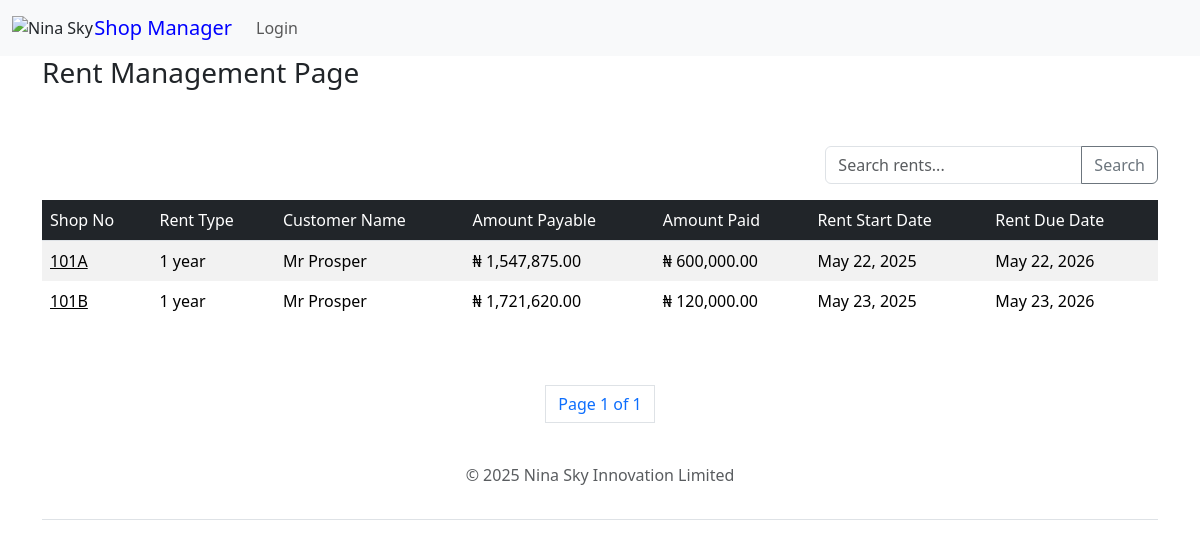
Screenshot of /shop/rents/ with the database file from the repository.
### shop/models.py (models this page shows, shortened)
class Rent(models.Model):
    shop = models.ForeignKey(Shop, on_delete=models.CASCADE)
    customer = models.ForeignKey(Customer, on_delete=models.CASCADE)
    rent_type = models.CharField(max_length=20, choices=RENT_TYPE)
    amount_paid = models.DecimalField(max_digits=12, decimal_places=2)
    date_paid = models.DateTimeField()
    is_paid = models.BooleanField(default=False)
    is_expired = models.BooleanField(default=False)  # New field
    rent_start = models.DateField(default=timezone.now)
    date_due = models.DateField()
    assigned_by = models.ForeignKey(User, on_delete=models.CASCADE)

class Shop(models.Model):
    Type = [
        ("Platinum", "Platinum"),
        ("Titanium", "Titanium"),
        ("Diamond", "Diamond"),
        ("Premium", "Premium"),
        ("Gold", "Gold"),
        ("Silver", "Silver"),
    ]
    Floor = [
        ("G", "Ground Floor"),
        ("1", "First Floor"),
        ("2", "Second Floor"),
    ]
    STATUS = [
        ("vacant", "Vacant"),
        ("allocated", "Allocated"),
    ]
    name = models.CharField(max_length=255)
    type = models.CharField(max_length=10, choices=Type)
    price = models.DecimalField(max_digits=10, decimal_places=2)
    shop_price = models.DecimalField(
        max_digits=10, decimal_places=2, blank=True, null=True
    )
    new_shop_price = models.DecimalField(
        max_digits=10, decimal_places=2, blank=True, null=True
    )
    caution_fee = models.DecimalField(
        max_digits=12, decimal_places=2, default=100000.00
    )
    no = models.CharField(max_length=5, validators=[MinLengthValidator(4)], unique=True)
    address = models.CharField(max_length=300)
    floor = models.CharField(max_length=20, choices=Floor)
    size = models.IntegerField()
    status = models.CharField(max_length=10, choices=STATUS, default="vacant")
    is_paid = models.BooleanField(default=False)
    is_approved = models.BooleanField(default=False)
    class Meta:
        ordering = ["no"]
    @property
    def rent(self):
        return self.size * self.price
    @property
    def vat(self):  # 7.5% OF THE RENT
        result = self.rent * Decimal("0.075")
        return result.quantize(Decimal("0.01"), rounding=ROUND_HALF_UP)
    @property
    def wht(self):  # 5%
        result = self.rent * Decimal(0.05)
        return result.quantize(Decimal("0.01"), rounding=ROUND_HALF_UP)
    @property
    def new_shop_agency(self):
        result = (self.rent + self.vat) * Decimal("0.15")
        return result.quantize(Decimal("0.01"), rounding=ROUND_HALF_UP)
    @property
    def new_shop_legal(self):
        result = (self.rent + self.vat) * Decimal("0.05")
        return result.quantize(Decimal("0.01"), rounding=ROUND_HALF_UP)
    @property
    def new_service_charge(self):
        result = (self.rent + self.vat) * Decimal("0.25")
        return result.quantize(Decimal("0.01"), rounding=ROUND_HALF_UP)
    @property
    def new_total_rent_payable(self):
        return round(
            self.rent
            + self.new_shop_agency
            + self.new_shop_legal
            + self.new_service_charge
            + self.wht
            + self.vat
            + self.caution_fee,
            2,
        )
    @property
    def shop_price(self):
        result = self.rent * Decimal("1.075")
        return result.quantize(Decimal("0.01"), rounding=ROUND_HALF_UP)

### customer/models.py (models this page shows, shortened)
class Customer(models.Model):
    NATURE = [
        ("Supermarket", "Supermarket"),
        ("Bridal Wears", "Bridal Wears"),
        ("Laundry", "Laundry"),
        ("Pharmacy", "Pharmacy"),
        ("Car Dealer", "Car Dealer"),
        ("Courier/Dispatch", "Courier/Dispatch"),
        ("Banking/Insurance", "Banking/Insurance"),
        ("Barbing/Salon", "Barbing/Salon"),
        ("Restaurant", "Restaurant"),
        ("Legal Aid Services", "Legal Aid Services"),
        ("Food and Drinks", "Food and Drinks"),
        ("Makeup Artist", "Makeup Artist"),
        ("Building", "Building"),
        ("Tailoring", "Tailoring"),
        ("Studio", "Studio"),
        ("Beauty Salon", "Beauty Salon"),
        ("Bakery", "Bakery"),
        ("Wine Seller", "Wine Seller"),
        ("Logistics", "Logistics"),
        ("Clothing", "Clothing"),
        ("Fabrics", "Fabrics"),
        ("Oriflame Dealer", "Oriflame Dealer"),
        ("Fruit Seller", "Fruit Seller"),
        ("Communication", "Communication"),
        ("Business Centre", "Business Centre"),
        ("Bank", "Bank"),
        ("Tv Repair", "Tv Repair"),
        ("Hair Business", "Hair Business"),
        ("Consultancy", "Consultancy"),
        ("Skin Beauty Store", "Skin Beauty Store"),
        ("Dispatch Office", "Dispatch Office"),
        ("Atm Customization", "Atm Customization"),
        ("Loan Business", "Loan Business"),
        ("Children Wears", "Children Wears"),
        ("Electrical/Electronics Store", "Electrical/Electronics Store"),
        ("Home Wears Store", "Home Wears Store"),
        ("Travel Agency", "Travel Agency"),
        ("Photo Studio", "Photo Studio"),
        ("Real Estate", "Real Estate"),
        ("Law Firm", "Law Firm"),
        ("Graphic Design and Branding", "Graphic Design and Branding"),
        ("Perfumery", "Perfumery"),
        ("NGO", "NGO"),
        ("Branding Business", "Branding Business"),
        ("Pastries & Cake", "Pastries & Cakes"),
        ("Mtn Service Provider Business", "Mtn Service Provider Business"),
        ("Cyber Cafe", "Cyber Cafe"),
        ("Wood Floor Trader", "Wood Floor Trader"),
        ("Others", "Others"),
    ]
    STATUS = [
        ("new", "New"),
        ("renewal", "Renewal"),
        ("exited", "Exited"),
    ]
    REVIWED_CHOICES = [("Is Reviewed", "Is Reviewed"), ("Not Reviewed", "Not Reviewed")]
    STATES = [
        ("Abia", "Abia"),
        ("Abuja", "Abuja"),
        ("Adamawa", "Adamawa"),
        ("Akwa Ibom", "Akwa Ibom"),
        ("Anambra", "Anambra"),
        ("Bauchi", "Bauchi"),
        ("Bayelsa", "Bayelsa"),
        ("Benue", "Benue"),
        ("Borno", "Borno"),
        ("Cross River", "Cross River"),
        ("Delta", "Delta"),
        ("Ebonyi", "Ebonyi"),
        ("Edo", "Edo"),
        ("Ekiti", "Ekiti"),
        ("Enugu", "Enugu"),
        ("Gombe", "Gombe"),
        ("Imo", "Imo"),
        ("Jigawa", "Jigawa"),
        ("Jos", "Jos"),
        ("Kaduna", "Kaduna"),
        ("Kano", "Kano"),
        ("Katsina", "Katsina"),
        ("Kebbi", "Kebbi"),
        ("Kogi", "Kogi"),
        ("Kwara", "Kwara"),
        ("Lagos", "Lagos"),
        ("Nasarawa", "Nasarawa"),
        ("Niger", "Niger"),
        ("Ogun", "Ogun"),
        ("Ondo", "Ondo"),
        ("Osun", "Osun"),
        ("Oyo", "Oyo"),
        ("Plateau", "Plateau"),
        ("Rivers", "Rivers"),
        ("Sokoto", "Sokoto"),
        ("Taraba", "Taraba"),
        ("Yobe", "Yobe"),
        ("Zamfara", "Zamfara"),
        ("Others", "Others"),
    ]
    TITLE_CHOICES = [
        ("Mr", "Mr"),
        ("Mrs", "Mrs"),
        ("Miss", "Miss"),
        ("Engr.", "Engr."),
        ("Dr.", "Dr."),
        ("Miss", "Miss"),
    ]
    no = models.CharField(max_length=5, unique=True)
    title = models.CharField(max_length=10, choices=TITLE_CHOICES, default="Mr")
    name = models.CharField(max_length=100)
    business = models.CharField(max_length=225)
    email = models.EmailField()
    phone = models.CharField(max_length=11)
    dob = models.DateField(default=None)
    address = models.CharField(max_length=225)
    state = models.CharField(max_length=225, choices=STATES)
    other_state = models.CharField(max_length=255, blank=True, null=True)
    occupation = models.CharField(max_length=50)
    nature = models.CharField(max_length=255, choices=NATURE, default="")
    status = models.CharField(max_length=10, choices=STATUS, default="")
    is_reviewed = models.BooleanField(default=True)
    date = models.DateField()
    outstanding_balance = models.IntegerField(blank=True, null=True)
    data_entry_officer_note = models.TextField(max_length=1000, blank=True, null=True)
    review_officer_note = models.TextField(max_length=1000, blank=True, null=True)
    approval_officer_note = models.TextField(max_length=1000, blank=True, null=True)
    approval = models.BooleanField(default=False)
    exitdate = models.DateField(blank=True, null=True)
    nextdue = models.DateField(blank=True, null=True)
    created_at = models.DateTimeField(auto_now_add=True)
    updated_at = models.DateTimeField(auto_now=True)
    class Meta:
        ordering = ["no"]

### shop/views.py (the view, shortened to what this page needs)
# urls.py: path("shop/rents/", views.list_rents, name="list-shop-rents"),
def list_rents(request):
    rents = Rent.objects.all()
    search_query = request.GET.get("search", "")
    paginator = Paginator(rents, 10)
    page_number = request.GET.get("page")
    page_obj = paginator.get_page(page_number)
    context = {"rents": rents, "page_obj": page_obj, "search_query": search_query}
    return render(request, "rent/list_rents.html", context)

### templates/rent/list_rents.html (shortened to what this page needs)
{% extends 'base.html' %} {% block title %} Rents | Nina Sky Innovation Limited {% endblock %}
{% block content %}
<div class="container ml-3 mr-3">
    <div class="row">
      <div class="col-md-9">
          <h3>Rent Management Page</h3>
      </div>
      <div class="col-md-3">
      </div>
    </div>
    <br><br>
    <div class="row">
    <div class="col-md-12">
        <div class="table-responsive">
            <div class="col-md-12">
                        <form method="get" class="float-end">
                            <div class="input-group mb-3">
                                <input type="text"
                                    class="form-control"
                                    name="search"
                                    placeholder="Search rents..."
                                    value="{{ search_query|default:'' }}">
                                <button class="btn btn-outline-secondary" type="submit">
                                     Search
                                </button>
                            </div>
                        </form>
            <table class="table table-hover table-striped table-borderless">
              <thead class="table-dark border-bottom font-weight-bold">
                  <tr>
                      <td>Shop No</td>
                      <td>Rent Type</td>
                      <td>Customer Name</td>
                      <td>Amount Payable</td>
                      <td>Amount Paid</td>
                      <td>Rent Start Date</td>
                      <td>Rent Due Date</td>
                  </tr>
              </thead>
            <tbody>
                {% for rent in rents %}
                <tr>
                    <td data-label="Shop No"><a style="color: black;" href="">{{rent.shop.no}}</a></td>
                    <td data-label="Rent Type">{{rent.rent_type}}</td>
                    <td data-label="Customer Name">{{rent.customer.title}} {{rent.customer.name|title}}</td>
                    <td data-label="Amount Payable">₦ {{ rent.shop.new_total_rent_payable }}</td>
                    <td data-label="Amount Paid">₦ {{ rent.amount_paid }}</td>
                    <td data-label="Rent Start Date">{{rent.rent_start}}</td>
                    <td data-label="Rent Due Date">{{rent.date_due}}</td>
                </tr>
                {% endfor %}
                </tbody>
            </table>
        </div>
        <br/><br>
        <div class="pagination justify-content-center">
            <span class="page-link">Page {{ page_obj.number }} of {{ page_obj.paginator.num_pages }}</span>
        </div>
    </div>
    </div>
  </div>
</div>
{% endblock content %}

### templates/rent/list_rents.html (style rules this page uses)
.table-responsive { overflow-x: auto; }

### rows the page displays
Rent: shop.no "101A", rent_type "1 year", customer "Mr", customer.name "Prosper", shop.new_total_rent_payable "1,547,875.00", amount_paid "600,000.00", rent_start "May 22, 2025", date_due "May 22, 2026"
Rent: shop.no "101B", rent_type "1 year", customer "Mr", customer.name "Prosper", shop.new_total_rent_payable "1,721,620.00", amount_paid "120,000.00", rent_start "May 23, 2025", date_due "May 23, 2026"

### other values shown
{{ page_obj.number }} "1"
{{ page_obj.paginator.num_pages }} "1"
